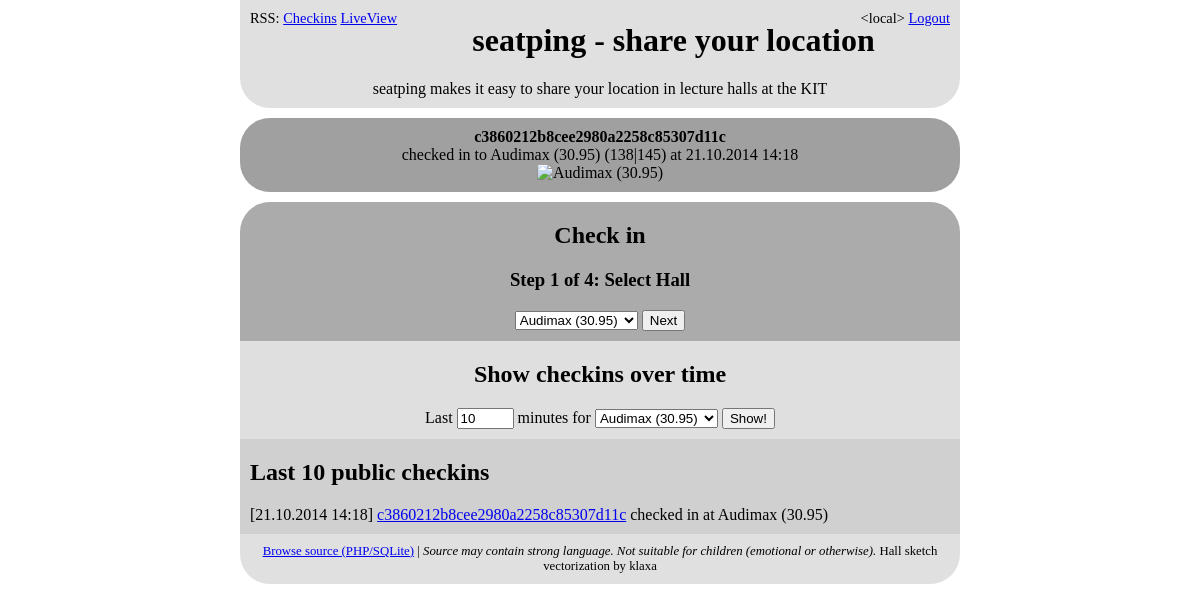
The page /?ping=c3860212b8cee2980a2258c85307d11c (signed in) on the database its author committed.
### tables this page shows
CREATE TABLE [pings] ([ping_id] INTEGER PRIMARY KEY NOT NULL UNIQUE, [ping_user] INTEGER NOT NULL DEFAULT '0' REFERENCES [users] ([user_id]) ON UPDATE SET DEFAULT ON DELETE SET DEFAULT, [ping_hall] INTEGER NOT NULL REFERENCES [halls] ([hall_id]) ON UPDATE CASCADE ON DELETE CASCADE, [ping_date] INTEGER NOT NULL, [ping_y] INTEGER NOT NULL, [ping_x] INTEGER NOT NULL, [ping_annotation] TEXT, [ping_public] BOOLEAN NOT NULL DEFAULT(1), [ping_hash] TEXT NOT NULL UNIQUE);

CREATE TABLE [halls] ([hall_id] INTEGER PRIMARY KEY AUTOINCREMENT NOT NULL, [hall_name] TEXT NOT NULL, [hall_img] TEXT NOT NULL);

### index.php (the view, shortened to what this page needs)
<?php
	require_once("db_conn.php");
	$halls=$db->query("
		SELECT
			hall_id,
			hall_name
		FROM
			halls
		WHERE
			1
	");
	$halls=$halls->fetchAll(PDO::FETCH_ASSOC);
			?>
<!DOCTYPE html PUBLIC "-//W3C//DTD XHTML 1.1//EN" "http://www.w3.org/TR/xhtml11/DTD/xhtml11.dtd">
<html xmlns="http://www.w3.org/1999/xhtml">
	<head>
	</head>
	<body>
		<div id="head" class="box bottomcorner">
			<div style="text-align:right;width:100%;margin-bottom:-15px;font-size:90%;">
				<span style="float:left;">RSS: <a href="?rss">Checkins</a> <a href="?rss=lv">LiveView</a></span>
				<span>
					<?php if(isset($_SESSION["user_id"])){ ?>
						&lt;<?php print($_SESSION["user_name"]); ?>&gt; <a href="?logout">Logout</a>
					<?php } else { ?>
						Not logged in.
					<?php } ?>
				</span>
			</div>
			<h1>seatping - share your location</h1>
			seatping makes it easy to share your location in lecture halls at the KIT
		</div>
		<?php
			if(isset($_GET["ping"])){
				$ping_data=$db->prepare("
					SELECT
						user_id,
						user_name,
						ping_hash,
						ping_x,
						ping_y,
						ping_date,
						ping_annotation,
						hall_name,
						hall_id
					FROM checkins
					WHERE
						ping_hash=:hash
					");
				$ping_data->execute(array(":hash"=>$_GET["ping"]));
				$ping_data=$ping_data->fetch(PDO::FETCH_ASSOC);
				if($ping_data!==false){
					?>
						<div id="view" class="box bottomcorner topcorner">
								<strong>
									<?php print(($ping_data["user_id"]==0)?($ping_data["ping_hash"]):($ping_data["user_name"])); ?>
								</strong>
								<br />
								checked in to
								<?php print($ping_data["hall_name"]); ?>
								(<?php print($ping_data["ping_x"]."|".$ping_data["ping_y"]); ?>)
								at <?php print(date("d.m.Y H:i",$ping_data["ping_date"])); ?>
								<br />
								<img src="map.php?hall=<?php print($ping_data["hall_id"]."&x=".$ping_data["ping_x"]."&y=".$ping_data["ping_y"]); ?>"
								alt="<?php print($ping_data["hall_name"]); ?>"/>
								<br />
						</div>
					<?php
				}
				else{
					?>
						<div id="view" class="box bottomcorner topcorner">
								This seems to be an invalid CID. (<?php print(json_encode($db->errorInfo())); ?>)
						</div>
					<?php
				}
			}
		?>
		<div id="create" class="box topcorner">
			<form name="checkin" action="" method="get">
				<h2>Check in</h2>
				<?php
					if(!isset($_GET["hall"])||isset($_GET["last"])){
						print('<h3>Step 1 of 4: Select Hall</h2>	<select name="hall">');
						foreach($halls as $hall){
							print("<option value='".$hall["hall_id"]."'>".$hall["hall_name"]."</option>");
						}
						print("</select>");
						$nextButtonText="Next";
					}
				?>
				<?php if(isset($nextButtonText)){ ?>
				<input type="submit" name="checkin" value="<?php print($nextButtonText); ?>" />
				<?php } ?>
			</form>
		</div>
		<div id="groupshow" class="box">
			<form action="" name="group" method="get">
				<h2>Show checkins over time</h2>
				Last <input type="text" name="last" value="10" size="4" /> minutes for <select name="hall">
					<?php
						foreach($halls as $hall){
							print("<option value='".$hall["hall_id"]."'>".$hall["hall_name"]."</option>");
						}
						print("</select>");
					?>
					<input type="submit" value="Show!" /><br />
			</form>
		</div>
		<div id="show" class="box">
			<?php
				$last_pings=$db->query("
					SELECT
						ping_date,
						ping_hash,
						user_id,
						user_name,
						hall_name,
						ping_annotation
					FROM checkins
					WHERE ping_public
					LIMIT 10
				");
				$last_pings=$last_pings->fetchAll(PDO::FETCH_ASSOC);
			?>
			<h2>Last 10 public checkins</h2>
			<?php
				if($last_pings!==false){
					foreach($last_pings as $ping){
						print("[".date("d.m.Y H:i",$ping["ping_date"])."] ");
						print('<a href="?ping='.$ping["ping_hash"].'">');
						print((($ping["user_id"]==0)?$ping["ping_hash"]:$ping["user_name"])."</a> checked in at ".$ping["hall_name"]);
						print("<br />");
					}
				}
			?>
		</div>
		<div id="footer" class="box bottomcorner">
			<a href="https://github.com/cbdevnet/seatping">Browse source (PHP/SQLite)</a>  | <em>Source may contain strong language. Not suitable for children (emotional or otherwise).</em> Hall sketch vectorization by klaxa
		</div>
	</body>
</html>

### index.php (style rules this page uses)
h1, h2 { margin-top:5px; padding-top:5px; }
.box { padding:10px; }
.bottomcorner { -webkit-border-bottom-right-radius: 30px; -webkit-border-bottom-left-radius: 30px; -moz-border-radius-bottomright: 30px; -moz-border-radius-bottomleft: 30px; border-bottom-right-radius: 30px; border-bottom-left-radius: 30px; }
.topcorner { -webkit-border-top-left-radius: 30px; -webkit-border-top-right-radius: 30px; -moz-border-radius-topleft: 30px; -moz-border-radius-topright: 30px; border-top-left-radius: 30px; border-top-right-radius: 30px; }
html { width:100%; position:relative; }
body { width:60%; margin:auto; }
#head { background-color:#e0e0e0; text-align:center; margin-bottom:10px; }
#view { background-color:#a0a0a0; text-align:center; margin-bottom:10px; }
#create { background-color:#ababab; text-align:center; }
#groupshow { background-color:#dfdfdf; text-align:center; }
#show { background-color:#d0d0d0; }
#footer { background-color:#e0e0e0; text-align:center; font-size:80%; }

### rows shown on the page
pings: ping_hash "c3860212b8cee2980a2258c85307d11c", ping_hall.hall_name "Audimax (30.95)", ping_x "138", ping_y "145", ping_date "21.10.2014 14:18"

### other values the page prints
$_SESSION["user_name"] "local"
form field hall "Audimax (30.95)"
